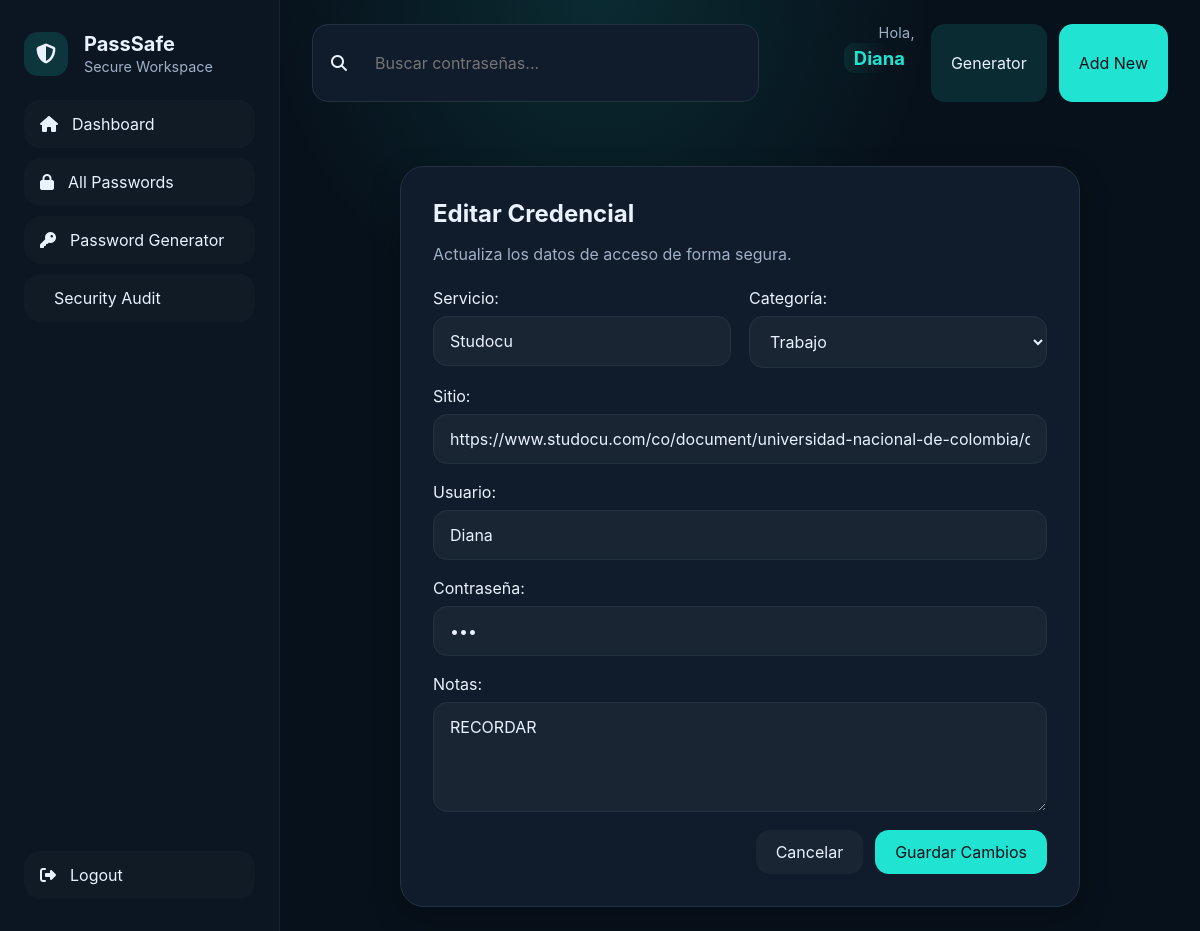
/vault/edit/9/ (signed in), run on an earlier commit of the app's database.
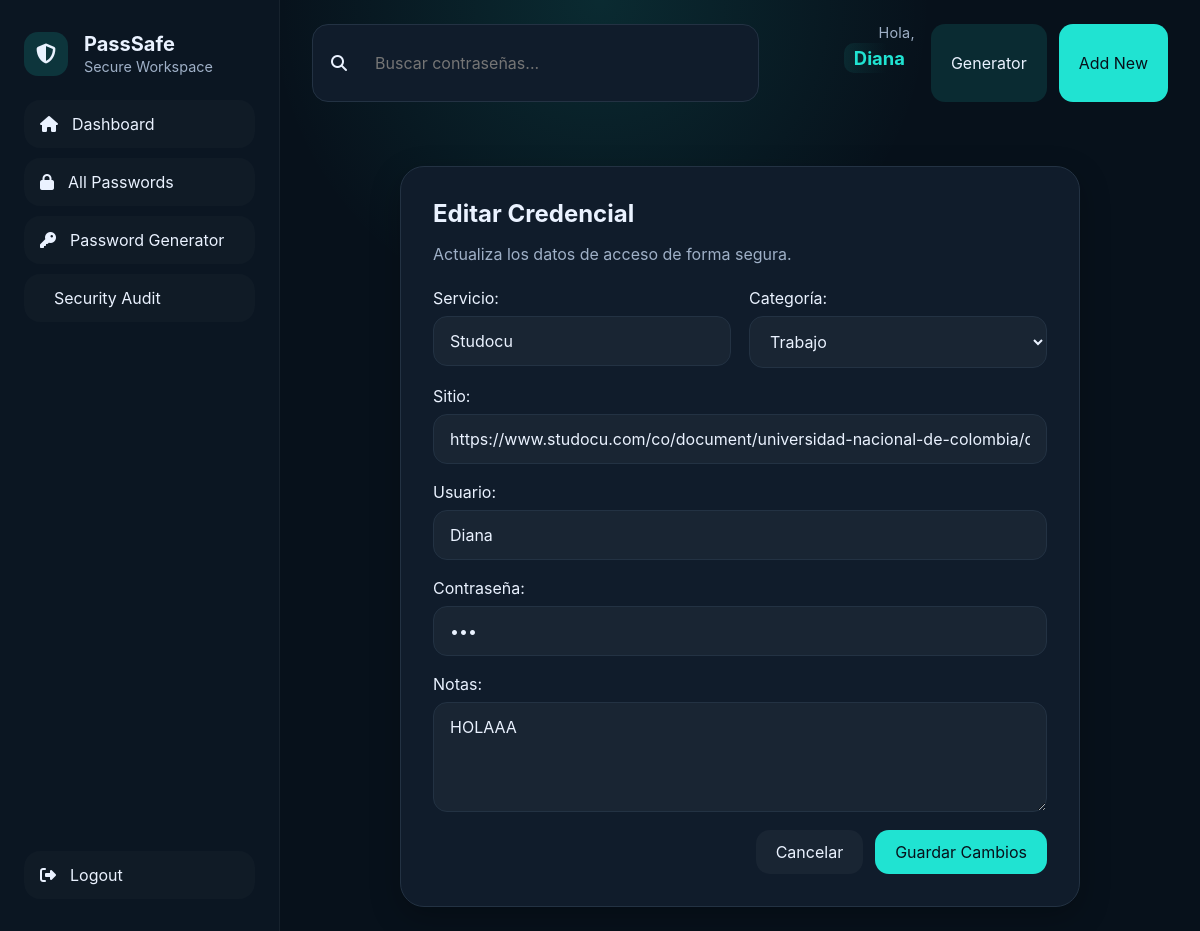
And on a later commit of the database.
### apps/accounts/models.py (models this page shows, shortened)
class PassSafeUser(AbstractUser):
    email = models.EmailField(unique=True)
    master_password_hint = models.CharField(
        max_length=255,
        blank=True,
        help_text='Hint for the master password',
    )

### apps/vault/models.py (models this page shows, shortened)
class Credential(models.Model):
    owner = models.ForeignKey(settings.AUTH_USER_MODEL, on_delete=models.CASCADE, related_name='credentials')
    service_name = models.CharField(max_length=120)
    category = models.CharField(max_length=32, choices=Category.choices, default=Category.OTHER)
    url = models.URLField(blank=True)
    username = models.CharField(max_length=150)
    password = models.CharField(max_length=255)
    notes = models.TextField(blank=True)
    favorite = models.BooleanField(default=False)
    created_at = models.DateTimeField(auto_now_add=True)
    updated_at = models.DateTimeField(auto_now=True)
    class Meta:
        ordering = ['-updated_at']

### apps/vault/views.py (the view)
# urls.py: path('edit/<int:pk>/', views.credential_edit_view, name='edit_credential'),
@login_required
def credential_edit_view(request, pk):
    credential = get_object_or_404(Credential, pk=pk, owner=request.user)
    if request.method == 'POST':
        form = CredentialForm(request.POST, instance=credential)
        if form.is_valid():
            form.save()
            messages.success(request, 'Credencial actualizada.')
            return redirect('vault:dashboard')
        messages.error(request, 'Por favor corrige los errores del formulario.')
    else:
        form = CredentialForm(instance=credential)
    return render(request, 'vault/credential_form.html', {
        'form': form,
        'credential': credential,
        'page_title': 'Editar Credencial',
        'subtitle': 'Actualiza los datos de acceso de forma segura.',
        'submit_label': 'Guardar Cambios',
    })

### apps/vault/templates/vault/credential_form.html (shortened to what this page needs)
{% extends 'base.html' %}
{% block content %}
<div class="modal-page">
  <div class="modal-card">
    <h1>{{ page_title }}</h1>
    <p class="subtitle">{{ subtitle }}</p>
    <form method="post" novalidate>
      <div class="form-grid">
        <div class="field">
          {{ form.service_name.label_tag }}
          {{ form.service_name }}
        </div>
        <div class="field">
          {{ form.category.label_tag }}
          {{ form.category }}
        </div>
      </div>
      <div class="field">
        {{ form.url.label_tag }}
        {{ form.url }}
      </div>
      <div class="field">
        {{ form.username.label_tag }}
        {{ form.username }}
      </div>
      <div class="field">
        {{ form.password.label_tag }}
        {{ form.password }}
      </div>
      <div class="field">
        {{ form.notes.label_tag }}
        {{ form.notes }}
      </div>
      <div class="action-row">
        <a href="{% url 'vault:dashboard' %}" class="button ghost">Cancelar</a>
        <button class="button primary" type="submit">{{ submit_label }}</button>
      </div>
    </form>
  </div>
</div>
{% endblock %}

### templates/base.html (shortened to what this page needs)
<!DOCTYPE html>
<html lang="es">
{% load static %}
<head>
  <link rel="stylesheet" href="https://cdnjs.cloudflare.com/ajax/libs/font-awesome/6.4.0/css/all.min.css" />
  <link rel="stylesheet" href="{% static 'css/base.css' %}">
</head>
<body>
  <div class="app-shell">
    {% if user.is_authenticated %}
    <aside class="sidebar">
      <div class="brand">
        <div class="brand-icon"><i class="fa-solid fa-shield-halved"></i></div>
        <div>
          <h1>PassSafe</h1>
          <span>Secure Workspace</span>
        </div>
      </div>
      <nav class="menu">
        <a href="{% url 'vault:dashboard' %}" class="menu-item"><i class="fa-solid fa-house"></i> Dashboard</a>
        <a href="{% url 'vault:dashboard' %}" class="menu-item"><i class="fa-solid fa-lock"></i> All Passwords</a>
        <a href="{% url 'generator:generate' %}" class="menu-item"><i class="fa-solid fa-key"></i> Password Generator</a>
        <a href="{% url 'audit:dashboard' %}" class="menu-item"> Security Audit</a>
      </nav>
      <div class="sidebar-footer">
        <a href="{% url 'accounts:logout' %}" class="menu-item"><i class="fa-solid fa-right-from-bracket"></i> Logout</a>
      </div>
    </aside>
    {% endif %}
    <main class="main-content">
      {% if user.is_authenticated %}
      <header class="topbar">
        <form class="search-bar" action="{% url 'vault:dashboard' %}" method="get">
          <i class="fa-solid fa-magnifying-glass"></i>
          <input type="search" name="q" placeholder="Buscar contraseñas..." value="{{ request.GET.q|default_if_none:'' }}">
        </form>
        <div class="user-welcome">
          <div class="user-greeting">Hola,</div>
          <div class="user-name">{{ request.user.username }}</div>
        </div>
        <div class="top-actions">
          <a href="{% url 'generator:generate' %}" class="button secondary">Generator</a>
          <a href="{% url 'vault:add_credential' %}" class="button primary">Add New</a>
        </div>
      </header>
      {% endif %}
      <section class="page-content">
        {% block content %}{% endblock %}
      </section>
    </main>
  </div>
</body>
</html>

### passsafe/static/css/base.css (style rules this page uses)
:root { --bg-primary: #07111B; --bg-secondary: #0B1622; --bg-card: #101C2B; --border-color: #233243; --text-primary: #EAF2FF; --text-secondary: #9FB0C7; --accent: #20E3D2; --accent-hover: #12CABB; --danger: #FF6B81; --warning: #FFB84D; --success: #2EE6A6; }
* { box-sizing: border-box; }
body { margin: 0; font-family: 'Inter', sans-serif; background: radial-gradient(circle at top, rgba(32,227,210,.12), transparent 30%), var(--bg-primary); color: var(--text-primary); min-height: 100vh; }
a { color: inherit; text-decoration: none; }
button, input, select, textarea { font: inherit; }
button { cursor: pointer; }
.app-shell { display: flex; min-height: 100vh; }
.sidebar { width: 280px; background: var(--bg-secondary); border-right: 1px solid rgba(255,255,255,.05); padding: 32px 24px; display: flex; flex-direction: column; gap: 24px; }
.brand { display: flex; align-items: center; gap: 16px; }
.brand-icon { width: 44px; height: 44px; background: rgba(32,227,210,.15); border-radius: 14px; display: grid; place-items: center; font-size: 20px; }
.brand h1 { margin: 0; font-size: 1.25rem; }
.brand span { color: var(--text-secondary); font-size: .9rem; }
.menu { display: flex; flex-direction: column; gap: 10px; }
.menu-item { display: flex; align-items: center; gap: 14px; padding: 14px 16px; border-radius: 16px; color: var(--text-primary); background: rgba(255,255,255,.02); transition: background .2s ease; }
.sidebar-footer { margin-top: auto; }
.main-content { flex: 1; padding: 24px 32px; }
.topbar { display: flex; justify-content: space-between; gap: 16px; margin-bottom: 24px; }
.user-welcome { display: flex; flex-direction: column; align-items: flex-end; gap: 2px; min-width: 140px; }
.user-welcome .user-greeting { font-size: 0.9rem; color: var(--text-secondary); letter-spacing: 0.02em; }
.user-welcome .user-name { font-family: 'Inter', 'Poppins', system-ui, -apple-system, "Segoe UI", Roboto, "Helvetica Neue", Arial; font-size: 1.15rem; line-height: 1; font-weight: 700; color: var(--text-primary); background: linear-gradient(90deg, rgba(32,227,210,0.09), transparent 60%); padding: 6px 10px; border-radius: 10px; color: var(--accent); }
.user-welcome .user-name::first-letter { text-transform: uppercase; }
.search-bar { display: flex; align-items: center; gap: 12px; background: var(--bg-card); border: 1px solid var(--border-color); border-radius: 16px; padding: 14px 18px; flex: 1; }
.search-bar input { width: 100%; background: transparent; border: none; color: var(--text-primary); outline: none; }
.top-actions { display: flex; gap: 12px; }
.button { border: none; padding: 14px 20px; border-radius: 14px; transition: transform .2s ease, background .2s ease; display: inline-flex; align-items: center; justify-content: center; gap: 8px; line-height: 1; vertical-align: middle; }
.button.primary { background: var(--accent); color: #07111B; }
.button.secondary { background: rgba(32,227,210,.12); color: var(--text-primary); }
.button.tertiary, .button.ghost { background: rgba(255,255,255,.04); color: var(--text-primary); }
.page-content { min-height: calc(100vh - 130px); }
.auth-page, .modal-page, .generator-page, .audit-page { display: flex; justify-content: center; padding-top: 40px; }
.auth-card, .modal-card, .generator-card, .audit-card { width: 100%; max-width: 680px; background: var(--bg-card); border: 1px solid var(--border-color); box-shadow: 0 10px 30px rgba(0,0,0,.25); border-radius: 24px; padding: 32px; }
.auth-card h1, .modal-card h1, .generator-card h1, .audit-card h1 { margin: 0 0 12px; }
.subtitle { color: var(--text-secondary); margin-bottom: 24px; }
.field { display: flex; flex-direction: column; gap: 8px; margin-bottom: 18px; }
input, select, textarea { border: 1px solid var(--border-color); background: rgba(255,255,255,.04); color: var(--text-primary); border-radius: 14px; padding: 14px 16px; outline: none; }
textarea { resize: vertical; }
.form-grid { display: grid; grid-template-columns: repeat(2, minmax(0, 1fr)); gap: 18px; }
.action-row { display: flex; justify-content: flex-end; gap: 12px; margin-top: 16px; }

What changed in the data, as far as the page shows it:
changed Credential "Studocu": notes "RECORDAR" → "HOLAAA"
